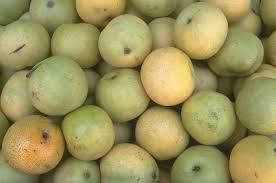
#> input picture lab4/image.jpg, 276 x 183 px
$ jupyter execute Untitled.ipynb   (Python 2 division)   (older library calls are emulated)
#> lines starting #> are read from the running program, lines starting #| are printed output that depends on the picture
[cell 1]
import cv2,numpy as np
import matplotlib.pyplot as plt

[cell 2]
#Task2 Edge detection filters

def edge_detect(image,filter,size=(3,3)):
    shape
def filter(name,size=(3,3)):
    fil=np.zeros(size)
    if(name=="sobel"):
        fil[0,0]=fil[2,0]=-1
        fil[2,2]=fil[0,2]=1
        fil[1,0]=-2
        fil[1,2]=2

    elif(name=="prewitt"):
        fil[:,0]=-1
        fil[:,2]=1
        pass
    elif(name=="robetrs"):
        fil=np.zeros((2,2))
        fil[0,0]=1
        fil[1,1]=-1

        pass
    elif(name=="kirsch"):
        fil[0,:]=5
        fil[1:,:]=-3
        fil[1,1]=0

        pass
    elif(name == "laplacian"):
        fil[1,1]=4
        fil[fil!=4]=-1
        pass
    elif(name=='average'):
        fil[fil==0]=1
        fil/=size[1]*size[1]
    elif(name=="weighted"):   #Weighted average adding more weight to 4 neighbours
        fil=np.ones((3,3))
        fil[1,0]=fil[0,1]=fil[2,1]=fil[1,2]=20
        fil[1,1]=4
        fil/=88

    return fil

[cell 3]
img=cv2.imread("image.jpg",0)
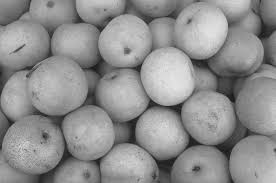
#> img: shape (183, 276); min 21, max 231, mean 142.5

kernel = np.ones((3,3),np.float32)/9
three = cv2.filter2D(img,-1,kernel)
kernel = np.ones((5,5),np.float32)/25

five = cv2.filter2D(img,-1,kernel)
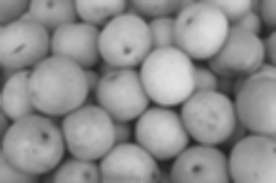
#> five: shape (183, 276); min 34, max 225, mean 142.5


kernel = np.ones((15,15),np.float32)/225
fifteen = cv2.filter2D(img,-1,kernel)
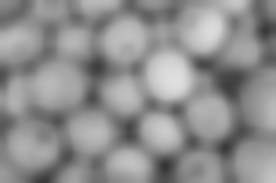
#> fifteen: shape (183, 276); min 50, max 223, mean 142.5

kernel = np.ones((35,35),np.float32)/1225
thrtifive=cv2.filter2D(img,-1,kernel)
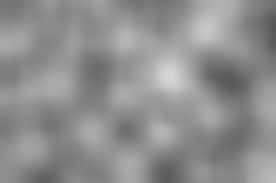
#> thrtifive: shape (183, 276); min 86, max 213, mean 142.5

kernel=filter("weighted")
weight=cv2.filter2D(img,-1,kernel)


print 'ORIGINAL'
plt.imshow(img,cmap = 'gray')
plt.show()
print '3*3'
plt.imshow(three,cmap = 'gray')
plt.show()
print "5*5"
plt.imshow(five,cmap = 'gray')
plt.show()
print "15*15"
plt.imshow(fifteen,cmap = 'gray')
plt.show()
print "35*35"

plt.imshow(thrtifive,cmap = 'gray')
plt.show()
print 'Weighted'
plt.imshow(weight,cmap = 'gray')
plt.show()


""""

TASK 2
if we increase filter size the effect will be more because more neighbours take part in
averaging or blurring


"""

[cell 4]
import cv2
import numpy as np
from matplotlib import pyplot as plt

# loading image
#img0 = cv2.imread('SanFrancisco.jpg',)
img0 = cv2.imread('image.jpg')
#> img0 is the input picture: shape (183, 276, 3); mean B, G, R 91.1, 146.4, 154.5

# converting to gray scale
gray = cv2.cvtColor(img0, cv2.COLOR_BGR2GRAY)

# remove noise
img = cv2.GaussianBlur(gray,(3,3),0)

# convolute with proper kernels
laplacian = cv2.Laplacian(img,cv2.CV_64F)
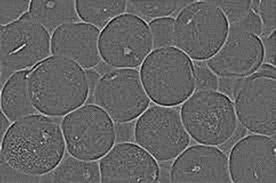
#> laplacian: shape (183, 276) float64; min -42, max 64, mean 0; drawn with min black and max white
sobelx = cv2.Sobel(img,cv2.CV_64F,1,0,ksize=5)  # x
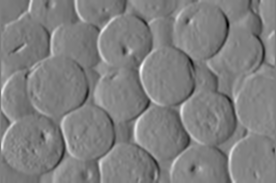
#> sobelx: shape (183, 276) float64; min -4699, max 4679, mean 15.8; drawn with min black and max white
sobely = cv2.Sobel(img,cv2.CV_64F,0,1,ksize=5)  # y
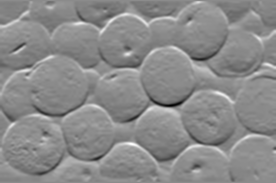
#> sobely: shape (183, 276) float64; min -4882, max 4061, mean -14.5; drawn with min black and max white

pewit=filter("prewitt")
prewitt=cv2.filter2D(img,-1,pewit)
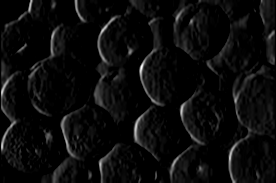
#> prewitt: shape (183, 276); min 0, max 255, mean 12

pewit=filter("robetrs")
rob=cv2.filter2D(img,-1,pewit)
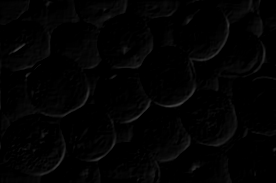
#> rob: shape (183, 276); min 0, max 63, mean 3

kir=filter("kirsch")
kirsch=cv2.filter2D(img,-1,kir)
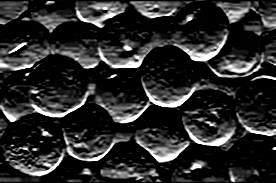
#> kirsch: shape (183, 276); min 0, max 255, mean 43.9


print 'ORIGINAL'
plt.imshow(img,cmap = 'gray')
plt.show()
print 'LAPLACIAN'
plt.imshow(laplacian,cmap = 'gray')
plt.show()
print "SOBELX"
plt.imshow(sobelx,cmap = 'gray')
plt.show()
print "SOBELY"
plt.imshow(sobely,cmap = 'gray')
plt.show()
print "PREWITT"

plt.imshow(prewitt,cmap = 'gray')
plt.show()
print 'ROBERTS'
plt.imshow(rob,cmap = 'gray')
plt.show()
print "KIRSCH"

plt.imshow(kirsch,cmap = 'gray')
plt.show()
